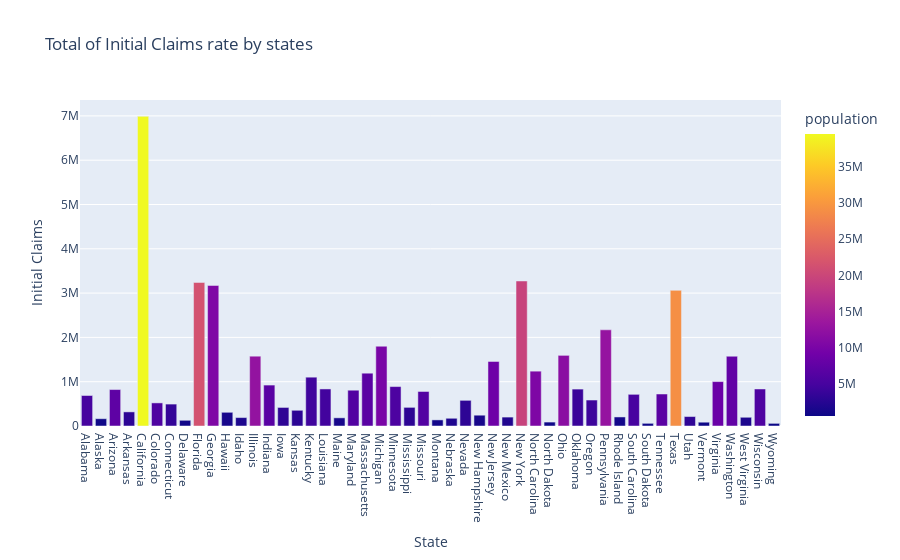

Notebook code for this chart:
### Code cell
fig = px.bar(df_statewise,x='State',y='Initial Claims',title ="Total of Initial Claims rate by states",color='population')
fig.show()

### Figure 1 — Plotly figure (JSON) as saved in the notebook; plotly's stock layout.template omitted (floating-point values rounded to 4 significant figures)
{"data": [{"alignmentgroup": "True", "hovertemplate": "State=%{x}<br>Initial Claims=%{y}<br>population=%{marker.color}<extra></extra>", "legendgroup": "", "marker": {"color": [4903185, 731545, 7278717, 3017804, 39512223, 5758736, 3565287, 973764, 21477737, 10617423, 1415872, 1787065, 12671821, 6732219, 3155070, 2913314, 4467673, 4648794, 1344212, 6045680, 6892503, 9986857, 5639632, 2976149, 6137428, 1068778, 1934408, 3080156, 1359711, 8882190, 2096829, 19453561, 10488084, 762062, 11689100, 3956971, 4217737, 12801989, 1059361, 5148714, 884659, 6829174, 28995881, 3205958, 623989, 8535519, 7614893, 1792147, 5822434, 578759], "coloraxis": "coloraxis"}, "name": "", "offsetgroup": "", "orientation": "v", "showlegend": false, "textposition": "auto", "type": "bar", "x": ["Alabama", "Alaska", "Arizona", "Arkansas", "California", "Colorado", "Connecticut", "Delaware", "Florida", "Georgia", "Hawaii", "Idaho", "Illinois", "Indiana", "Iowa", "Kansas", "Kentucky", "Louisiana", "Maine", "Maryland", "Massachusetts", "Michigan", "Minnesota", "Mississippi", "Missouri", "Montana", "Nebraska", "Nevada", "New Hampshire", "New Jersey", "New Mexico", "New York", "North Carolina", "North Dakota", "Ohio", "Oklahoma", "Oregon", "Pennsylvania", "Rhode Island", "South Carolina", "South Dakota", "Tennessee", "Texas", "Utah", "Vermont", "Virginia", "Washington", "West Virginia", "Wisconsin", "Wyoming"], "xaxis": "x", "y": [688465, 164535, 823016, 318591, 6990829, 521403, 494895, 128717, 3240039, 3172906, 309207, 190350, 1575789, 924015, 418675, 354565, 1101951, 836278, 184416, 807974, 1191840, 1800724, 889986, 420720, 779215, 137704, 174165, 579416, 243805, 1457442, 201167, 3273499, 1237816, 88824, 1594581, 833087, 586120, 2171080, 203993, 714965, 60351, 722054, 3061850, 213456, 85718, 1002516, 1574603, 196727, 835849, 59419], "yaxis": "y"}], "layout": {"autosize": true, "barmode": "relative", "coloraxis": {"colorbar": {"title": {"text": "population"}}, "colorscale": [[0, "#0d0887"], [0.1111, "#46039f"], [0.2222, "#7201a8"], [0.3333, "#9c179e"], [0.4444, "#bd3786"], [0.5556, "#d8576b"], [0.6667, "#ed7953"], [0.7778, "#fb9f3a"], [0.8889, "#fdca26"], [1, "#f0f921"]]}, "legend": {"tracegroupgap": 0}, "title": {"text": "Total of Initial Claims rate by states"}, "xaxis": {"anchor": "y", "autorange": true, "domain": [0, 1], "range": [-0.5, 49.5], "title": {"text": "State"}, "type": "category"}, "yaxis": {"anchor": "x", "autorange": true, "domain": [0, 1], "range": [0, 7359000.0], "title": {"text": "Initial Claims"}, "type": "linear"}}}
